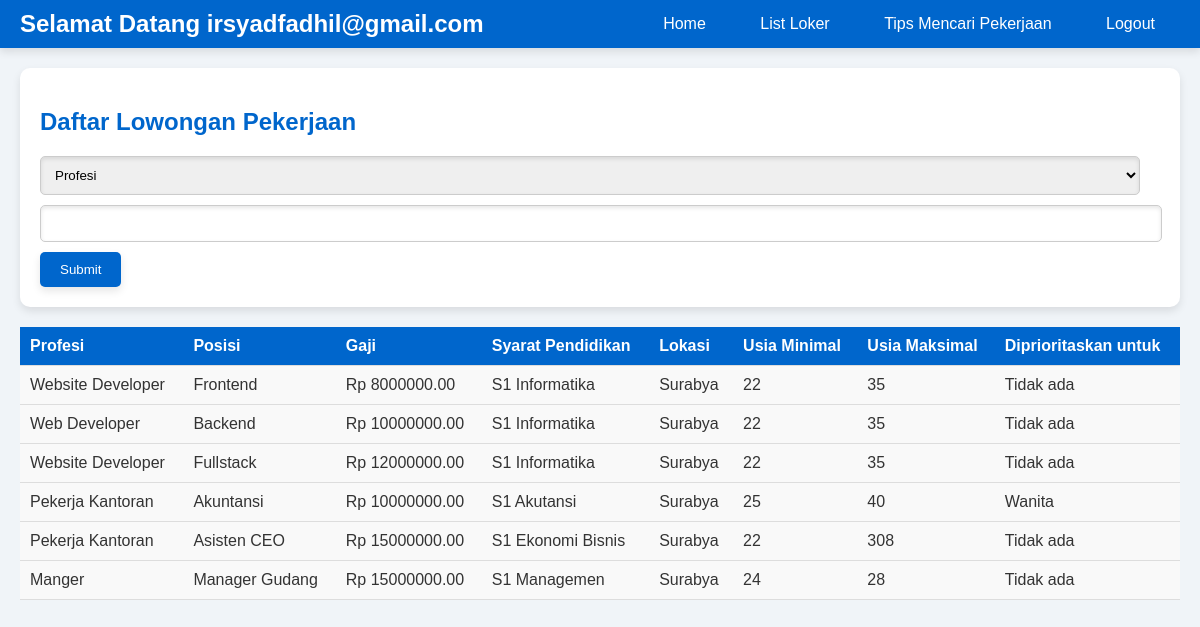
The page /listLoker.php (signed in) on the database its author committed.
### tables this page shows
CREATE TABLE `loker` (
  `id` int(11) NOT NULL,
  `profesi` varchar(100) DEFAULT NULL,
  `posisi` varchar(100) DEFAULT NULL,
  `gaji` decimal(10,2) DEFAULT NULL,
  `syaratpendidikan` varchar(100) DEFAULT NULL,
  `lokasi` varchar(100) DEFAULT NULL,
  `usiamin` int(11) DEFAULT NULL,
  `usiamax` int(11) DEFAULT NULL,
  `prioritasgender` varchar(10) DEFAULT NULL,
  `id_perusahaan` int(11) NOT NULL
);

### php/logic/Database.php (called while the page is built, shortened)
<?php
    class Database {
        private $host = 'localhost';
        private $username = 'root';
        private $password = '';
        private $database = 'dbwebinfoloker';
        private $conn;
        public function __construct() {
            $this->conn = mysqli_connect($this->host, $this->username, $this->password, $this->database);
        }
        public function getConnection() {
            return $this->conn;
        }
    }
?>

### php/logic/Loker.php (called while the page is built, shortened)
<?php
    require_once('Database.php');
    class Loker extends Database {
        public function getLoker() {
            $loker = array();
            $sql = "SELECT * FROM loker";
            $result = mysqli_query($this->getConnection(), $sql);
            if ($result) {
                while ($row = mysqli_fetch_assoc($result)) {
                    $loker[] = $row;
                }
            } else {
                echo "Error: " . mysqli_error($this->getConnection());
            }
            return $loker;
        }
    }
?>

### listLoker.php (the view, shortened to what this page needs)
<?php
    require_once('./php/logic/Loker.php');
    $loker = new Loker();
    $loker = $loker->getLoker();
?>
<!DOCTYPE html>
<html lang="en">
<head>
    <link rel="stylesheet" href="css/index.css">
</head>
<body>
    <?php require_once('./php/template/navbar.php'); ?>
    <div class="container">
        <div class="allDaftarLokerDiv">
            <h2>Daftar Lowongan Pekerjaan</h2>
            <form action="" method="get">
                <select name="category">
                    <option value="profesi">Profesi</option>
                </select>
                <input type="text" name="searchresult" id="">
                <input type="submit" value="Submit">
            </form>
        </div>
        <table class="tabelAllDaftarLoker">
            <thead>
                <tr>
                    <th >Profesi</th>
                    <th>Posisi</th>
                    <th>Gaji</th>
                    <th>Syarat Pendidikan</th>
                    <th>Lokasi</th>
                    <th>Usia Minimal</th>
                    <th>Usia Maksimal</th>
                    <th>Diprioritaskan untuk</th>
                </tr>
            </thead>
            <tbody>
                <?php foreach ($loker as $row) : ?>
                    <tr>
                        <td><?php echo $row['profesi']; ?></td>
                        <td><?php echo $row['posisi']; ?></td>
                        <td><?php echo "Rp " . $row['gaji']; ?></td>
                        <td><?php echo $row['syaratpendidikan']; ?></td>
                        <td><?php echo $row['lokasi']; ?></td>
                        <td><?php echo $row['usiamin']; ?></td>
                        <td><?php echo $row['usiamax']; ?></td>
                        <td><?php echo $row['prioritasgender']; ?></td>
                    </tr>
                <?php endforeach; ?>
            </tbody>
        </table>
    </div>
</body>
</html>

### css/index.css (style rules this page uses)
body { font-family: Arial, sans-serif; background-color: #f0f4f8; color: #333; margin: 0; padding: 0; }
.container { max-width: 1200px; margin: 0 auto; padding: 20px; }
h2 { color: #0066cc; }
.daftarLokerDivHome, .tipsMencariPekerjaanHome, .allDaftarLokerDiv, .formTambahLoker, .allTipsDiv { background-color: #ffffff; border-radius: 10px; padding: 20px; box-shadow: 0 4px 8px rgba(0, 0, 0, 0.1); margin-bottom: 20px; }
table { width: 100%; border-collapse: collapse; margin-bottom: 20px; }
thead { background-color: #0066cc; color: #ffffff; }
th, td { padding: 10px; text-align: left; border-bottom: 1px solid #dddddd; }
th { font-weight: bold; }
td { background-color: #f9f9f9; }
form input[type="text"], form input[type="number"], form select { width: calc(100% - 20px); padding: 10px; margin-bottom: 10px; border: 1px solid #cccccc; border-radius: 5px; box-shadow: 0 2px 4px rgba(0, 0, 0, 0.1) inset; }
form input[type="submit"] { background-color: #0066cc; color: #ffffff; border: none; padding: 10px 20px; border-radius: 5px; cursor: pointer; box-shadow: 0 4px 8px rgba(0, 0, 0, 0.1); }

### rows shown on the page
loker: profesi "Website Developer", posisi "Frontend", gaji "8000000.00", syaratpendidikan "S1 Informatika", lokasi "Surabya", usiamin "22", usiamax "35", prioritasgender "Tidak ada"
loker: profesi "Web Developer", posisi "Backend", gaji "10000000.00", syaratpendidikan "S1 Informatika", lokasi "Surabya", usiamin "22", usiamax "35", prioritasgender "Tidak ada"
loker: profesi "Website Developer", posisi "Fullstack", gaji "12000000.00", syaratpendidikan "S1 Informatika", lokasi "Surabya", usiamin "22", usiamax "35", prioritasgender "Tidak ada"
loker: profesi "Pekerja Kantoran", posisi "Akuntansi", gaji "10000000.00", syaratpendidikan "S1 Akutansi", lokasi "Surabya", usiamin "25", usiamax "40", prioritasgender "Wanita"
loker: profesi "Pekerja Kantoran", posisi "Asisten CEO", gaji "15000000.00", syaratpendidikan "S1 Ekonomi Bisnis", lokasi "Surabya", usiamin "22", usiamax "308", prioritasgender "Tidak ada"
loker: profesi "Manger", posisi "Manager Gudang", gaji "15000000.00", syaratpendidikan "S1 Managemen", lokasi "Surabya", usiamin "24", usiamax "28", prioritasgender "Tidak ada"

### other values the page prints
$sessionChecker->getEmail() "irsyadfadhil@gmail.com"
